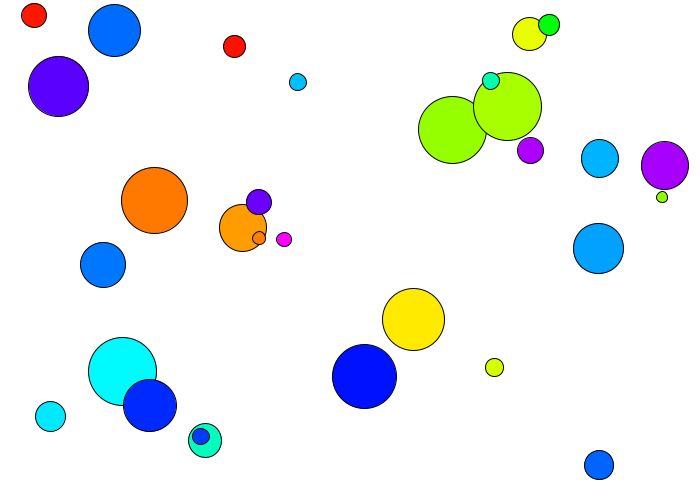
Frame 1 (no input)
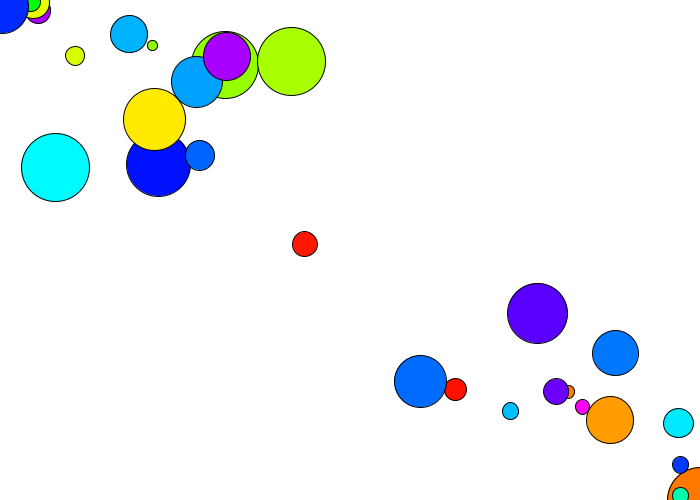
Frame 60 (the mouse pressed at the canvas centre just before this capture)
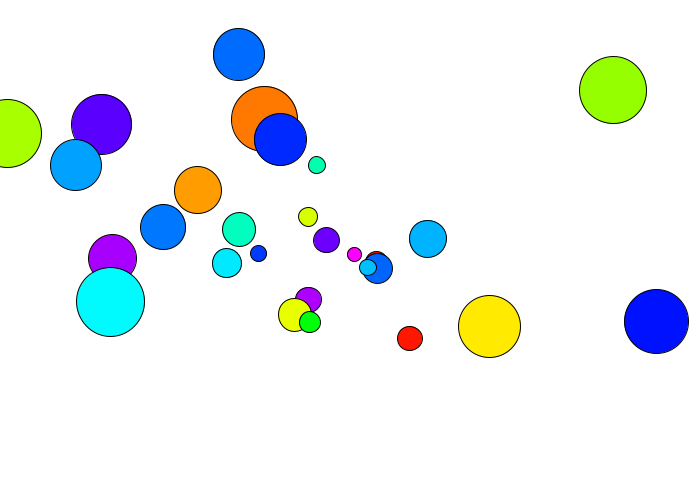
Frame 120 (the mouse held since frame 60 and released just before this capture)

The Processing sketch that drew these frames (run headless with seeded random() and noise(); from frame 60 on, the mouse is pressed at the canvas centre):

// Processing sketch: processing_168205
// ── processing_168205.pde

// Example 1.11: Motion 101 加速度の対話的処理(シフマン, p.50)
// 複数物体（多体）
/////////////////////////////////////////////////////////////////////////////
////////// 大域変数宣言エリア
////Mover mover;  //大域変数の宣言（Mover型の「変数」 mover）
int N = 30;
Mover[] movers = new Mover[N];
 
int M_MAX = 70;
int  M_MIN = 10;

////////// セットアップエリア
void setup(){
  size(700,500);       //表示窓サイズの指定
  ////mover = new Mover(); //オブジェクト（インスタンス）moverの生成
  for(int i = 0; i < N; i++){
    movers[i] = new Mover();
  }
  colorMode(HSB);
}
 
////////// メインルーチン（無限ループ）
void draw(){
  background(255);    //背景色を白色に
  
  for(int i = 0; i < movers.length; i++){
    movers[i].update();     //オブジェクトmoverの状態の更新
    movers[i].checkEdges(); //窓の端かどうかをチェック
    movers[i].display();    //表示
  }
}
 
///////////////////// 関数やクラスの定義エリア
class Mover{ //// クラスMoverの定義
  PVector location;     //位置（PVector型）
  PVector velocity;     //速度（PVector型）
  PVector acceleration; //加速度（PVector型）
  float   topspeed;     //速度の大きさ制限（float型）
  float   mass;         // 質量
  float   hue;          // 色
 
  Mover(){ //コンストラクタ（初期状態の設定に用いられる）
    location = new PVector(random(width), random(height)); //初期位置の設定
    velocity = new PVector(0,0);               //初期速度の設定
    mass = random(M_MIN,M_MAX);                       //重量
    hue = (int)random(255);                         //色
    topspeed = 10;  //速度制限
  }
  void update(){ //状態更新メソッド
    float n = 0.8 - mass/100;
    PVector mouse = new PVector(mouseX, mouseY); //マウスポインタの位置ベクトル
    PVector dir = PVector.sub(mouse,location);   ////「static」
    dir.normalize();     //正規化
    dir.mult(n);       //スケーリング
    acceleration = dir;  //加速 
    velocity.add(acceleration); //速度は加速度によって変化する
    velocity.limit(topspeed);   //速度は topspeed によって制限される
    location.add(velocity);     //位置は速度によって変化する
  }
  
  void display(){ //表示用メソッド
    stroke(0);
    fill(hue,255,255);
    ellipse(location.x, location.y, mass, mass);
  }
  
  void checkEdges(){ //窓の端かどうかをチェックするためのメソッド
    if(location.x > width){     //もしも右にはみ出したら
      location.x = 0;
    } else if(location.x < 0){  //もしも左にはみ出したら
      location.x = width;
    }
    
    if(location.y > height){    //もしも下にはみ出したら
      location.y = 0;
    } else if(location.y < 0){  //もしも上にはみ出したら
      location.y = height;
    }
  }
}
